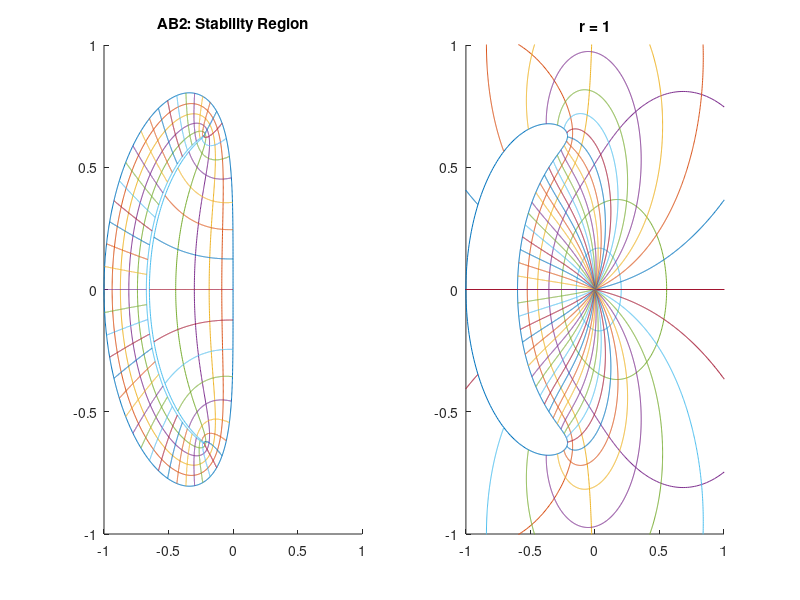

The MATLAB script that drew this image: (Note: this script raises an error after producing the figure.)
% Matt McDade
% System Simulation
% HW 10 Part C & D

Nr = 12;
Ntheta = 50;
theta = linspace(0, (Ntheta-1) / Ntheta, Ntheta) * 2 * pi;

rho    = linspace(1, Nr, Nr) / Nr;
rho_cw  = linspace(1, Nr, Nr) / Nr;
rho_ccw = linspace(1, Nr, Nr) / Nr;
p      = linspace(0, 2*pi, 1001);

for m=1:Nr
    r = rho(Nr - m + 1);
    z = r * exp(1i * p);
    w = 2 * z .* (z-1) ./ (3*z-1);
    if (r > 0.57)
        rho_ccw(m) = 100;
        subplot(121)
        title('AB2: Stability Region')
        hold on
        plot(real(w), imag(w))
        hold off
        axis([-1 1 -1 1])
    else
        rho_cw(m) = 0;
        subplot(122)
        title('r = 1')
        hold on
        plot(real(w), imag(w))
        hold off
        axis([-1 1 -1 1])
    end
end

r1 = linspace(min(rho_ccw), 1, 1001);
r2 = linspace(0, max(rho_cw), 1001);

for m = 1:length(theta)
    z1 = r1 * exp(1i * theta(m));
    z2 = r2 * exp(1i * theta(m));
    w1 = 2 * z1 .* (z1 - 1) ./ (3*z1-1);
    w2 = 2 * z2 .* (z2-1) ./ (3*z2-1);
    
    subplot(121)
    hold on
    plot(real(w1), imag(w1))
    hold off
    
    subplot(122)
    hold on
    plot(real(w2), imag(w2))
    hold off
end

% Plot poles for part D
subplot(121)
hold on
plot(-0.147597,   0.38759,  'X')
plot(-0.147597,  -0.38759,  'X')
plot(-0.0611034,  0.935565, 'X')
plot(-0.0611034, -0.935565, 'X')
hold off
